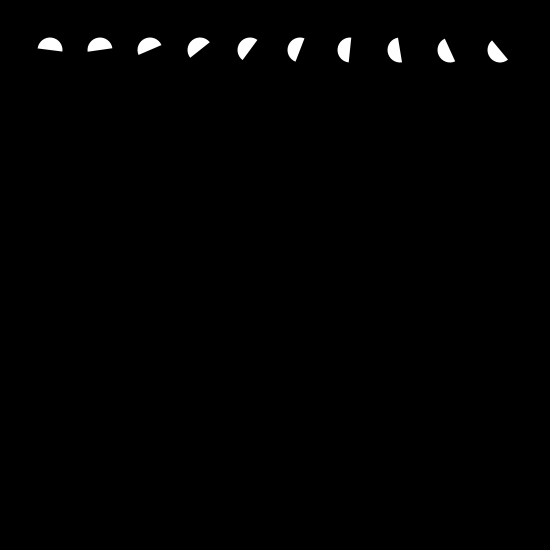
Frame 1 (no input)
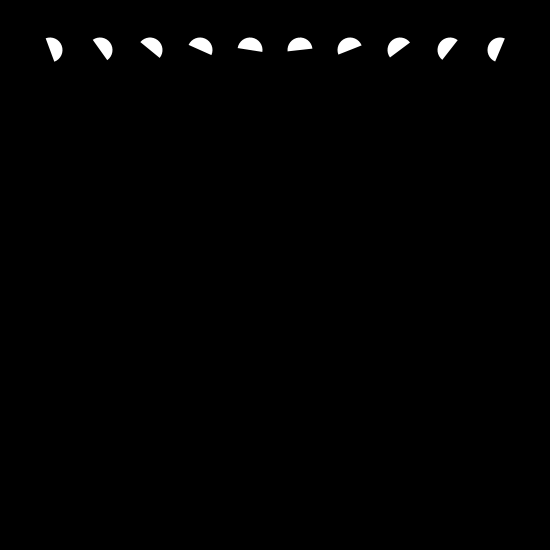
Frame 60 (the mouse pressed at the canvas centre just before this capture)
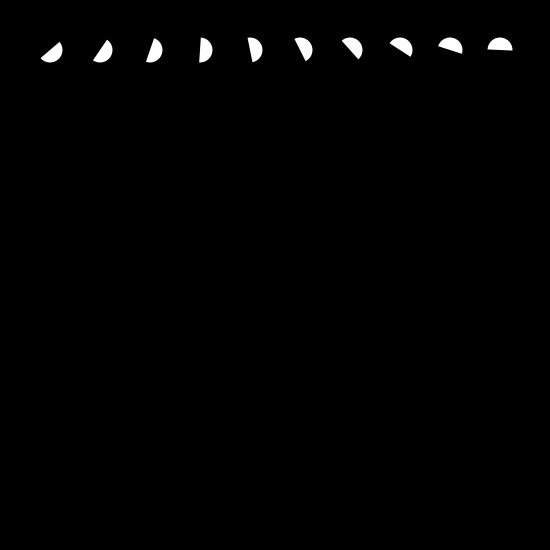
Frame 120 (the mouse held since frame 60 and released just before this capture)

The Processing sketch that drew these frames (run headless with seeded random() and noise(); from frame 60 on, the mouse is pressed at the canvas centre):

// Processing sketch: processing_130345
// ── processing_130345.pde

Spinner [] spinners;

/*Could not get the sketch to work past one line of rotating
ellipses.*/
int w;
int i;
int x;

void setup() {
  size(550, 550);
  spinners = new Spinner[10];
  x = 0;
  w = 50;
  float r = 0;
  while (r < 360) {
    while (w < width) {
      for (i = 0; i < spinners.length; i ++) {
        //for (int w = 50; w < 150; w += 50) {
        spinners[i] = new Spinner(w, 50, r);
        w = w + 50;
        r = r + 50;
        x = x + 1;
      }
    }
  }
} //end setup

void draw() {
  background(0);
  noStroke();

  fill(255);
  for (int i = 0; i < spinners.length; i++) {
    spinners[i].spin();
    spinners[i].display();
  }
} //end draw

class Spinner {
  float px, py;
  float angle;
  float frequency = 0.125;
  float radius = 25;
  
  Spinner (float temppx, float temppy, float increase) {
    px = temppx;
    py = temppy;
    //angle always initialized to zero
    angle = 0 + increase;
  } //end initializer

  //increase the angle
  void spin() {
    angle += frequency;
  } //end speed

  void display() {
    ellipseMode(CENTER);
    pushMatrix();
    translate(px, py);
    rotate(angle);
    arc(0, 0, radius, radius, PI, TWO_PI);
    popMatrix();
  }
}
